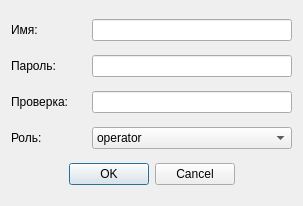
<?xml version="1.0" encoding="UTF-8"?>
<ui version="4.0">
 <class>NewUser</class>
 <widget class="QDialog" name="NewUser">
  <property name="geometry">
   <rect>
    <x>0</x>
    <y>0</y>
    <width>301</width>
    <height>206</height>
   </rect>
  </property>
  <property name="windowTitle">
   <string>Создание пользователя</string>
  </property>
  <layout class="QGridLayout" name="gridLayout">
   <item row="0" column="0">
    <layout class="QHBoxLayout" name="horizontalLayout">
     <item>
      <widget class="QLabel" name="label">
       <property name="sizePolicy">
        <sizepolicy hsizetype="Maximum" vsizetype="Fixed">
         <horstretch>0</horstretch>
         <verstretch>0</verstretch>
        </sizepolicy>
       </property>
       <property name="minimumSize">
        <size>
         <width>75</width>
         <height>0</height>
        </size>
       </property>
       <property name="text">
        <string>Имя:</string>
       </property>
      </widget>
     </item>
     <item>
      <widget class="QLineEdit" name="lineEditName">
       <property name="sizePolicy">
        <sizepolicy hsizetype="Minimum" vsizetype="Fixed">
         <horstretch>0</horstretch>
         <verstretch>0</verstretch>
        </sizepolicy>
       </property>
       <property name="minimumSize">
        <size>
         <width>200</width>
         <height>0</height>
        </size>
       </property>
       <property name="maximumSize">
        <size>
         <width>16777215</width>
         <height>16777215</height>
        </size>
       </property>
       <property name="text">
        <string/>
       </property>
      </widget>
     </item>
    </layout>
   </item>
   <item row="1" column="0">
    <layout class="QHBoxLayout" name="horizontalLayout_2">
     <item>
      <widget class="QLabel" name="label_2">
       <property name="sizePolicy">
        <sizepolicy hsizetype="Maximum" vsizetype="Fixed">
         <horstretch>0</horstretch>
         <verstretch>0</verstretch>
        </sizepolicy>
       </property>
       <property name="minimumSize">
        <size>
         <width>75</width>
         <height>0</height>
        </size>
       </property>
       <property name="text">
        <string>Пароль:</string>
       </property>
      </widget>
     </item>
     <item>
      <widget class="QLineEdit" name="lineEditPassword">
       <property name="sizePolicy">
        <sizepolicy hsizetype="Minimum" vsizetype="Fixed">
         <horstretch>0</horstretch>
         <verstretch>0</verstretch>
        </sizepolicy>
       </property>
       <property name="minimumSize">
        <size>
         <width>200</width>
         <height>0</height>
        </size>
       </property>
       <property name="maximumSize">
        <size>
         <width>16777215</width>
         <height>16777215</height>
        </size>
       </property>
       <property name="text">
        <string/>
       </property>
       <property name="echoMode">
        <enum>QLineEdit::Password</enum>
       </property>
      </widget>
     </item>
    </layout>
   </item>
   <item row="2" column="0">
    <layout class="QHBoxLayout" name="horizontalLayout_3">
     <item>
      <widget class="QLabel" name="label_4">
       <property name="sizePolicy">
        <sizepolicy hsizetype="Maximum" vsizetype="Fixed">
         <horstretch>0</horstretch>
         <verstretch>0</verstretch>
        </sizepolicy>
       </property>
       <property name="minimumSize">
        <size>
         <width>75</width>
         <height>0</height>
        </size>
       </property>
       <property name="text">
        <string>Проверка:</string>
       </property>
      </widget>
     </item>
     <item>
      <widget class="QLineEdit" name="lineEditCheckPassword">
       <property name="sizePolicy">
        <sizepolicy hsizetype="Minimum" vsizetype="Fixed">
         <horstretch>0</horstretch>
         <verstretch>0</verstretch>
        </sizepolicy>
       </property>
       <property name="minimumSize">
        <size>
         <width>200</width>
         <height>0</height>
        </size>
       </property>
       <property name="maximumSize">
        <size>
         <width>16777215</width>
         <height>16777215</height>
        </size>
       </property>
       <property name="text">
        <string/>
       </property>
       <property name="echoMode">
        <enum>QLineEdit::Password</enum>
       </property>
      </widget>
     </item>
    </layout>
   </item>
   <item row="3" column="0">
    <layout class="QHBoxLayout" name="horizontalLayout_4">
     <item>
      <widget class="QLabel" name="label_3">
       <property name="sizePolicy">
        <sizepolicy hsizetype="Maximum" vsizetype="Fixed">
         <horstretch>0</horstretch>
         <verstretch>0</verstretch>
        </sizepolicy>
       </property>
       <property name="minimumSize">
        <size>
         <width>75</width>
         <height>0</height>
        </size>
       </property>
       <property name="text">
        <string>Роль:</string>
       </property>
      </widget>
     </item>
     <item>
      <widget class="QComboBox" name="comboBox">
       <property name="sizePolicy">
        <sizepolicy hsizetype="Minimum" vsizetype="Fixed">
         <horstretch>0</horstretch>
         <verstretch>0</verstretch>
        </sizepolicy>
       </property>
       <property name="minimumSize">
        <size>
         <width>200</width>
         <height>0</height>
        </size>
       </property>
       <property name="maximumSize">
        <size>
         <width>16777215</width>
         <height>16777215</height>
        </size>
       </property>
       <item>
        <property name="text">
         <string>operator</string>
        </property>
       </item>
       <item>
        <property name="text">
         <string>supervisor</string>
        </property>
       </item>
      </widget>
     </item>
    </layout>
   </item>
   <item row="4" column="0">
    <widget class="QDialogButtonBox" name="buttonBox">
     <property name="orientation">
      <enum>Qt::Horizontal</enum>
     </property>
     <property name="standardButtons">
      <set>QDialogButtonBox::Cancel|QDialogButtonBox::Ok</set>
     </property>
     <property name="centerButtons">
      <bool>true</bool>
     </property>
    </widget>
   </item>
  </layout>
 </widget>
 <resources/>
 <connections>
  <connection>
   <sender>buttonBox</sender>
   <signal>accepted()</signal>
   <receiver>NewUser</receiver>
   <slot>accept()</slot>
   <hints>
    <hint type="sourcelabel">
     <x>248</x>
     <y>254</y>
    </hint>
    <hint type="destinationlabel">
     <x>157</x>
     <y>274</y>
    </hint>
   </hints>
  </connection>
  <connection>
   <sender>buttonBox</sender>
   <signal>rejected()</signal>
   <receiver>NewUser</receiver>
   <slot>reject()</slot>
   <hints>
    <hint type="sourcelabel">
     <x>316</x>
     <y>260</y>
    </hint>
    <hint type="destinationlabel">
     <x>286</x>
     <y>274</y>
    </hint>
   </hints>
  </connection>
 </connections>
</ui>
